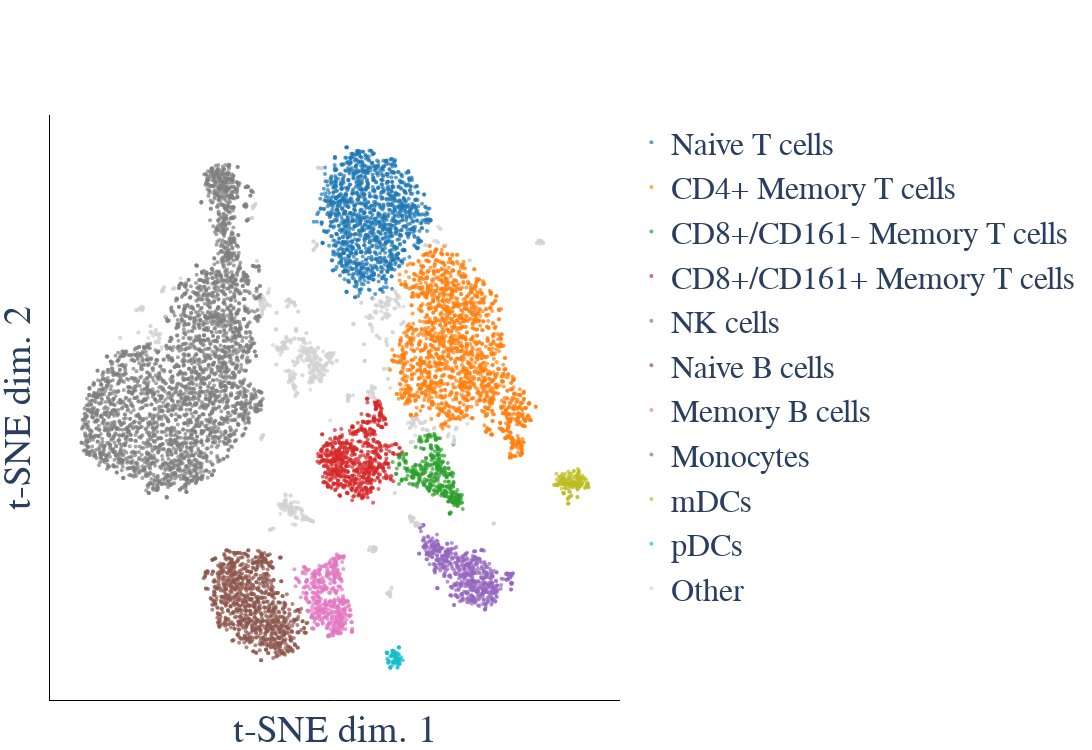

Notebook cell for this chart:
### Markdown cell above
Now, we're ready to plot. We will specify the order in which the clusters are plotted and appear in the legend. We will also make sure that cells labeled as "Other" appear in light gray and don't distract from the rest of the figure.

You can always change the colors used for each cluster by adding more entries to the `cluster_colors` dictionary. Otherwise, Monet will just use the default color order from plotly.

### Code cell
cluster_order = [
    'Naive T cells',
    'CD4+ Memory T cells',
    'CD8+/CD161- Memory T cells',
    'CD8+/CD161+ Memory T cells',
    'NK cells',
    'Naive B cells',
    'Memory B cells',
    'Monocytes',
    'mDCs',
    'pDCs',
    'Other',
]

cluster_colors = {
    'Other': 'lightgray',
}

fig = visualize.plot_cells(
    tsne_scores,
    cell_labels=cell_labels,
    cluster_order=cluster_order,
    cluster_colors=cluster_colors,
    width=1200)
fig.show()

### Figure 1 — Plotly figure (JSON) as saved in the notebook; plotly's stock layout.template omitted (floating-point values rounded to 4 significant figures; data arrays with more than 128 entries replaced by an {"elided": "..."} marker saying what was removed)
{"data": [{"marker": {"color": "rgb(31, 119, 180)", "colorbar": {"len": 0.4, "outlinecolor": "black", "outlinewidth": 1, "separatethousands": true, "ticklen": 5, "ticks": "outside", "title": {"side": "right"}}, "colorscale": [[0, "rgb(103,0,31)"], [0.1, "rgb(178,24,43)"], [0.2, "rgb(214,96,77)"], [0.3, "rgb(244,165,130)"], [0.4, "rgb(253,219,199)"], [0.5, "rgb(247,247,247)"], [0.6, "rgb(209,229,240)"], [0.7, "rgb(146,197,222)"], [0.8, "rgb(67,147,195)"], [0.9, "rgb(33,102,172)"], [1, "rgb(5,48,97)"]], "opacity": 0.7, "reversescale": false, "showscale": false, "size": 4}, "mode": "markers", "name": "Naive T cells", "type": "scatter", "x": {"elided": "1361 float values"}, "y": {"elided": "1361 float values"}}, {"marker": {"color": "rgb(255, 127, 14)", "colorbar": {"len": 0.4, "outlinecolor": "black", "outlinewidth": 1, "separatethousands": true, "ticklen": 5, "ticks": "outside", "title": {"side": "right"}}, "colorscale": [[0, "rgb(103,0,31)"], [0.1, "rgb(178,24,43)"], [0.2, "rgb(214,96,77)"], [0.3, "rgb(244,165,130)"], [0.4, "rgb(253,219,199)"], [0.5, "rgb(247,247,247)"], [0.6, "rgb(209,229,240)"], [0.7, "rgb(146,197,222)"], [0.8, "rgb(67,147,195)"], [0.9, "rgb(33,102,172)"], [1, "rgb(5,48,97)"]], "opacity": 0.7, "reversescale": false, "showscale": false, "size": 4}, "mode": "markers", "name": "CD4+ Memory T cells", "type": "scatter", "x": {"elided": "1847 float values"}, "y": {"elided": "1847 float values"}}, {"marker": {"color": "rgb(44, 160, 44)", "colorbar": {"len": 0.4, "outlinecolor": "black", "outlinewidth": 1, "separatethousands": true, "ticklen": 5, "ticks": "outside", "title": {"side": "right"}}, "colorscale": [[0, "rgb(103,0,31)"], [0.1, "rgb(178,24,43)"], [0.2, "rgb(214,96,77)"], [0.3, "rgb(244,165,130)"], [0.4, "rgb(253,219,199)"], [0.5, "rgb(247,247,247)"], [0.6, "rgb(209,229,240)"], [0.7, "rgb(146,197,222)"], [0.8, "rgb(67,147,195)"], [0.9, "rgb(33,102,172)"], [1, "rgb(5,48,97)"]], "opacity": 0.7, "reversescale": false, "showscale": false, "size": 4}, "mode": "markers", "name": "CD8+/CD161- Memory T cells", "type": "scatter", "x": {"elided": "363 float values"}, "y": {"elided": "363 float values"}}, {"marker": {"color": "rgb(214, 39, 40)", "colorbar": {"len": 0.4, "outlinecolor": "black", "outlinewidth": 1, "separatethousands": true, "ticklen": 5, "ticks": "outside", "title": {"side": "right"}}, "colorscale": [[0, "rgb(103,0,31)"], [0.1, "rgb(178,24,43)"], [0.2, "rgb(214,96,77)"], [0.3, "rgb(244,165,130)"], [0.4, "rgb(253,219,199)"], [0.5, "rgb(247,247,247)"], [0.6, "rgb(209,229,240)"], [0.7, "rgb(146,197,222)"], [0.8, "rgb(67,147,195)"], [0.9, "rgb(33,102,172)"], [1, "rgb(5,48,97)"]], "opacity": 0.7, "reversescale": false, "showscale": false, "size": 4}, "mode": "markers", "name": "CD8+/CD161+ Memory T cells", "type": "scatter", "x": {"elided": "669 float values"}, "y": {"elided": "669 float values"}}, {"marker": {"color": "rgb(148, 103, 189)", "colorbar": {"len": 0.4, "outlinecolor": "black", "outlinewidth": 1, "separatethousands": true, "ticklen": 5, "ticks": "outside", "title": {"side": "right"}}, "colorscale": [[0, "rgb(103,0,31)"], [0.1, "rgb(178,24,43)"], [0.2, "rgb(214,96,77)"], [0.3, "rgb(244,165,130)"], [0.4, "rgb(253,219,199)"], [0.5, "rgb(247,247,247)"], [0.6, "rgb(209,229,240)"], [0.7, "rgb(146,197,222)"], [0.8, "rgb(67,147,195)"], [0.9, "rgb(33,102,172)"], [1, "rgb(5,48,97)"]], "opacity": 0.7, "reversescale": false, "showscale": false, "size": 4}, "mode": "markers", "name": "NK cells", "type": "scatter", "x": {"elided": "563 float values"}, "y": {"elided": "563 float values"}}, {"marker": {"color": "rgb(140, 86, 75)", "colorbar": {"len": 0.4, "outlinecolor": "black", "outlinewidth": 1, "separatethousands": true, "ticklen": 5, "ticks": "outside", "title": {"side": "right"}}, "colorscale": [[0, "rgb(103,0,31)"], [0.1, "rgb(178,24,43)"], [0.2, "rgb(214,96,77)"], [0.3, "rgb(244,165,130)"], [0.4, "rgb(253,219,199)"], [0.5, "rgb(247,247,247)"], [0.6, "rgb(209,229,240)"], [0.7, "rgb(146,197,222)"], [0.8, "rgb(67,147,195)"], [0.9, "rgb(33,102,172)"], [1, "rgb(5,48,97)"]], "opacity": 0.7, "reversescale": false, "showscale": false, "size": 4}, "mode": "markers", "name": "Naive B cells", "type": "scatter", "x": {"elided": "956 float values"}, "y": {"elided": "956 float values"}}, {"marker": {"color": "rgb(227, 119, 194)", "colorbar": {"len": 0.4, "outlinecolor": "black", "outlinewidth": 1, "separatethousands": true, "ticklen": 5, "ticks": "outside", "title": {"side": "right"}}, "colorscale": [[0, "rgb(103,0,31)"], [0.1, "rgb(178,24,43)"], [0.2, "rgb(214,96,77)"], [0.3, "rgb(244,165,130)"], [0.4, "rgb(253,219,199)"], [0.5, "rgb(247,247,247)"], [0.6, "rgb(209,229,240)"], [0.7, "rgb(146,197,222)"], [0.8, "rgb(67,147,195)"], [0.9, "rgb(33,102,172)"], [1, "rgb(5,48,97)"]], "opacity": 0.7, "reversescale": false, "showscale": false, "size": 4}, "mode": "markers", "name": "Memory B cells", "type": "scatter", "x": {"elided": "457 float values"}, "y": {"elided": "457 float values"}}, {"marker": {"color": "rgb(127, 127, 127)", "colorbar": {"len": 0.4, "outlinecolor": "black", "outlinewidth": 1, "separatethousands": true, "ticklen": 5, "ticks": "outside", "title": {"side": "right"}}, "colorscale": [[0, "rgb(103,0,31)"], [0.1, "rgb(178,24,43)"], [0.2, "rgb(214,96,77)"], [0.3, "rgb(244,165,130)"], [0.4, "rgb(253,219,199)"], [0.5, "rgb(247,247,247)"], [0.6, "rgb(209,229,240)"], [0.7, "rgb(146,197,222)"], [0.8, "rgb(67,147,195)"], [0.9, "rgb(33,102,172)"], [1, "rgb(5,48,97)"]], "opacity": 0.7, "reversescale": false, "showscale": false, "size": 4}, "mode": "markers", "name": "Monocytes", "type": "scatter", "x": {"elided": "3345 float values"}, "y": {"elided": "3345 float values"}}, {"marker": {"color": "rgb(188, 189, 34)", "colorbar": {"len": 0.4, "outlinecolor": "black", "outlinewidth": 1, "separatethousands": true, "ticklen": 5, "ticks": "outside", "title": {"side": "right"}}, "colorscale": [[0, "rgb(103,0,31)"], [0.1, "rgb(178,24,43)"], [0.2, "rgb(214,96,77)"], [0.3, "rgb(244,165,130)"], [0.4, "rgb(253,219,199)"], [0.5, "rgb(247,247,247)"], [0.6, "rgb(209,229,240)"], [0.7, "rgb(146,197,222)"], [0.8, "rgb(67,147,195)"], [0.9, "rgb(33,102,172)"], [1, "rgb(5,48,97)"]], "opacity": 0.7, "reversescale": false, "showscale": false, "size": 4}, "mode": "markers", "name": "mDCs", "type": "scatter", "x": {"elided": "151 float values"}, "y": {"elided": "151 float values"}}, {"marker": {"color": "rgb(23, 190, 207)", "colorbar": {"len": 0.4, "outlinecolor": "black", "outlinewidth": 1, "separatethousands": true, "ticklen": 5, "ticks": "outside", "title": {"side": "right"}}, "colorscale": [[0, "rgb(103,0,31)"], [0.1, "rgb(178,24,43)"], [0.2, "rgb(214,96,77)"], [0.3, "rgb(244,165,130)"], [0.4, "rgb(253,219,199)"], [0.5, "rgb(247,247,247)"], [0.6, "rgb(209,229,240)"], [0.7, "rgb(146,197,222)"], [0.8, "rgb(67,147,195)"], [0.9, "rgb(33,102,172)"], [1, "rgb(5,48,97)"]], "opacity": 0.7, "reversescale": false, "showscale": false, "size": 4}, "mode": "markers", "name": "pDCs", "type": "scatter", "x": [21.3, 21.61, 23.27, 22.92, 22.68, 22.39, 21.63, 23.42, 23.14, 21.45, 20.85, 21.59, 22.14, 21.62, 21.85, 22.94, 22.61, 22.16, 21.32, 22.87, 23.27, 21.49, 23.6, 23.48, 19.82, 23.72, 22.07, 21.81, 20.21, 20.17, 22.01, 22.34, 23.08, 23.64, 22.63, 23.48, 21.94, 19.86, 23.77, 21.56, 19.8, 19.65, 20.87, 20.78, 22.3, 22.4, 21.68, 21.85, 19.92, 23.44, 22.38, 20.88, 23.73, 21.92, 22.32, 21.45, 23.04, 23.54, 21.25, 22.2, 22.59, 23.52, 21.62, 23.1, 23.03, 20.55, 20.89, 19.79, 22.96, 22.2, 22.9, 21.55, 24.74, 22.96, 23.2, 24.22, 23.1, 22.73, 21.27, 20.19, 23.54], "y": [-74.31, -73.6, -76.35, -76.07, -75.65, -74.23, -72.91, -75.97, -76.38, -76.21, -74.47, -77.08, -73.06, -73.16, -74.2, -76.12, -73.43, -73.71, -74.17, -75.12, -76.53, -74.43, -76.83, -71.91, -73.47, -76.41, -74.25, -75.96, -76.36, -75.65, -74.36, -76.48, -77.83, -76.82, -74.68, -71.93, -76.22, -75.2, -75.61, -72.86, -73.51, -73.37, -77.83, -77.67, -74.51, -74.15, -73.51, -73.14, -73.54, -75.14, -73.99, -77.81, -75.11, -76.21, -75.22, -72.91, -76.57, -71.85, -74.2, -74.26, -75.98, -74.0, -73.82, -73.69, -77.62, -75.95, -77.85, -73.47, -75.29, -75.34, -74.35, -73.88, -75.66, -73.84, -76.32, -74.78, -73.95, -75.98, -74.37, -76.39, -76.18]}, {"marker": {"color": "lightgray", "colorbar": {"len": 0.4, "outlinecolor": "black", "outlinewidth": 1, "separatethousands": true, "ticklen": 5, "ticks": "outside", "title": {"side": "right"}}, "colorscale": [[0, "rgb(103,0,31)"], [0.1, "rgb(178,24,43)"], [0.2, "rgb(214,96,77)"], [0.3, "rgb(244,165,130)"], [0.4, "rgb(253,219,199)"], [0.5, "rgb(247,247,247)"], [0.6, "rgb(209,229,240)"], [0.7, "rgb(146,197,222)"], [0.8, "rgb(67,147,195)"], [0.9, "rgb(33,102,172)"], [1, "rgb(5,48,97)"]], "opacity": 0.7, "reversescale": false, "showscale": false, "size": 4}, "mode": "markers", "name": "Other", "type": "scatter", "x": {"elided": "888 float values"}, "y": {"elided": "888 float values"}}], "layout": {"font": {"family": "serif", "size": 32}, "height": 750, "margin": {"b": 50, "l": 50, "r": 90, "t": 115}, "plot_bgcolor": "white", "width": 1200, "xaxis": {"automargin": false, "linecolor": "black", "showline": true, "showticklabels": false, "ticklen": 5, "title": {"text": "t-SNE dim. 1"}}, "yaxis": {"automargin": false, "linecolor": "black", "showline": true, "showticklabels": false, "ticklen": 5, "title": {"text": "t-SNE dim. 2"}}}}
